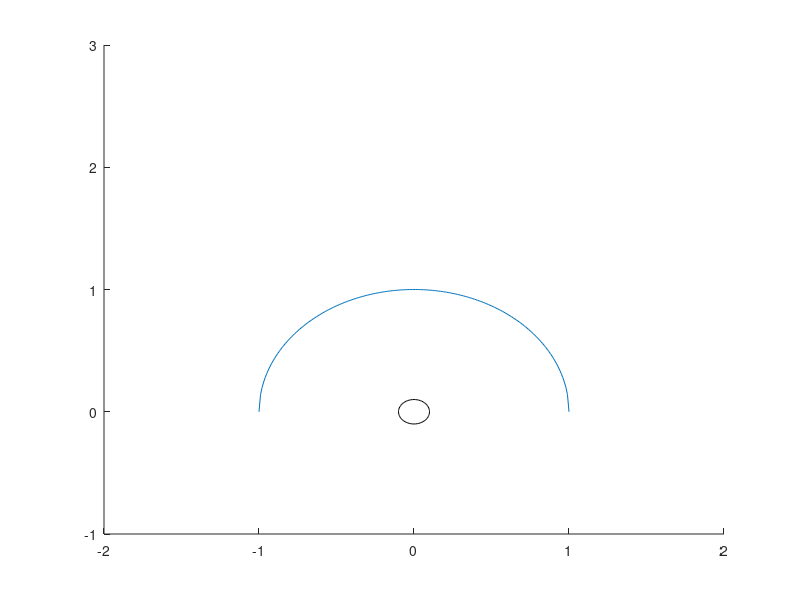

Recreate this plot in MATLAB. (Note: this script raises an error after producing the figure.)
close all;
clear all;

%% parameters
m = 1; %mass of the ball, kg
R = 1; %radius of the slope, m
r = 0.1; %radius of the ball, m
c = 0; %damping, 1/s

g = 9.81;
umax =  9*m; % N
umin = -9*m; % N

sign = 1; 
%% initial conditions

theta0  = 0;
dtheta0 = 0;

x0 = [theta0, dtheta0]';

%% Call animation function
animation_figure_id = 100;
close(figure(animation_figure_id));
figure(animation_figure_id)
set(gcf,'position',[1400,500,450,400])
ax = axes('XLim',[-2,2],'YLim',[-1,3],'ZLim',[-5,5]); 
h_ball = rectangle('position',[-r,-r,2*r,2*r],'Curvature',[1 1]); hold on;

if sign == 1
    h_slope = plot([-R:0.01:R],sqrt(R^2-[-R:0.01:R].^2));
else
    h_slope = plot([-R:0.01:R],-sqrt(R^2-[-R:0.01:R].^2));
end
t_ball = hgtransform('Parent',ax);
t_slope = hgtransform('Parent',ax);
set(h_ball,'Parent',t_ball);
set(h_slope,'Parent',t_slope);


if sign == 1
    set(t_ball,'Matrix',makehgtform('translate',[0 R+r 0]));
else
    set(t_slope,'Matrix',makehgtform('translate',[0 R-r 0]));
end

%% design lqr gains
lqr_des;

%% initialization of RLS
C0 = [0 0 0]';
P0 = 100*eye(3);